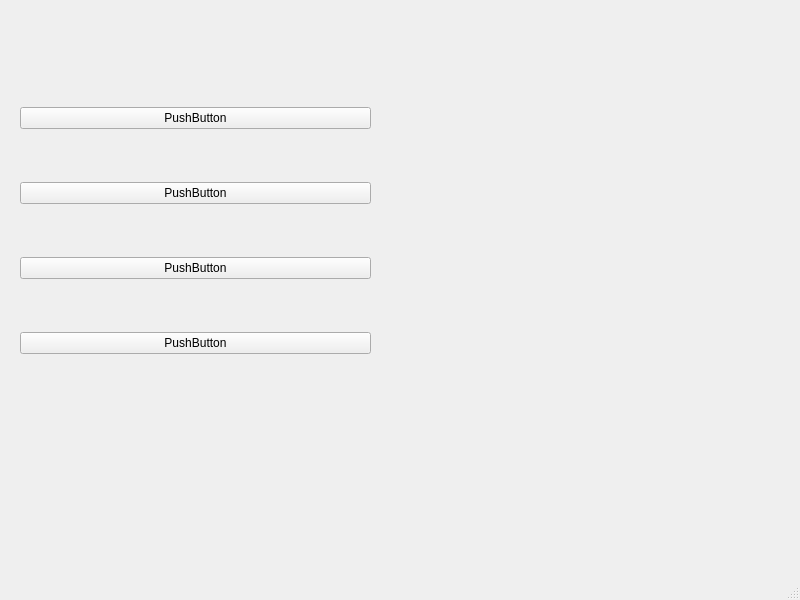
<?xml version="1.0" encoding="UTF-8"?>
<ui version="4.0">
 <class>MainWindow</class>
 <widget class="QMainWindow" name="MainWindow">
  <property name="geometry">
   <rect>
    <x>0</x>
    <y>0</y>
    <width>800</width>
    <height>600</height>
   </rect>
  </property>
  <property name="windowTitle">
   <string>MainWindow</string>
  </property>
  <widget class="QWidget" name="centralwidget">
   <widget class="QWidget" name="horizontalLayoutWidget_2">
    <property name="geometry">
     <rect>
      <x>20</x>
      <y>60</y>
      <width>351</width>
      <height>341</height>
     </rect>
    </property>
    <layout class="QHBoxLayout" name="horizontalLayout_2">
     <item>
      <layout class="QVBoxLayout" name="verticalLayout">
       <item>
        <widget class="QPushButton" name="pushButton_2">
         <property name="text">
          <string>PushButton</string>
         </property>
        </widget>
       </item>
       <item>
        <widget class="QPushButton" name="pushButton_4">
         <property name="text">
          <string>PushButton</string>
         </property>
        </widget>
       </item>
       <item>
        <widget class="QPushButton" name="pushButton_3">
         <property name="text">
          <string>PushButton</string>
         </property>
        </widget>
       </item>
       <item>
        <widget class="QPushButton" name="pushButton">
         <property name="text">
          <string>PushButton</string>
         </property>
        </widget>
       </item>
      </layout>
     </item>
     <item>
      <layout class="QHBoxLayout" name="horizontalLayout"/>
     </item>
    </layout>
   </widget>
  </widget>
  <widget class="QMenuBar" name="menubar">
   <property name="geometry">
    <rect>
     <x>0</x>
     <y>0</y>
     <width>800</width>
     <height>21</height>
    </rect>
   </property>
  </widget>
  <widget class="QStatusBar" name="statusbar"/>
 </widget>
 <resources/>
 <connections/>
</ui>
